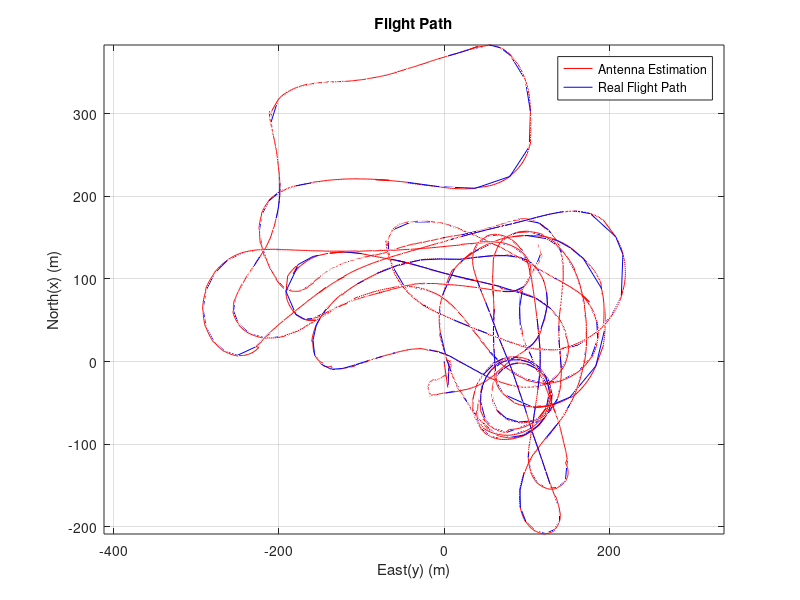

MATLAB code to generate this figure:
%% DATA IMPORT

%% tabula rasa
clear all
close all
clc

%% load data
importdata('datarecording_1432488783.csv')

flight_data=ans.data;

%% save to appropriate variables

timestamp = flight_data(:,1);

panPosition = flight_data(:,2);
tiltPosition = flight_data(:,3);

panCtrlType = flight_data(:,4);
panSetValue = flight_data(:,5);

tiltCtrlType = flight_data(:,6);
tiltSetValue = flight_data(:,7);

local_lat = flight_data(:,8);
local_lon = flight_data(:,9);
local_elev = flight_data(:,10);

object_lat = flight_data(:,11);
object_lon = flight_data(:,12);
object_elev = flight_data(:,13);

object_x = flight_data(:,14);
object_y = flight_data(:,15);
object_z = flight_data(:,16);

estObject_x = flight_data(:,17);
estObject_y = flight_data(:,18);
estObject_z = flight_data(:,19);

estObject_lat = flight_data(:,20);
estObject_lon = flight_data(:,21);
estObject_elev = flight_data(:,22);

time_vector=(timestamp-timestamp(1))*10^(-6);


%% calculate desired antenna angles
%{
% KF estimator
p_antenna=[0 0 0];
position_true = [pNE.signals.values(1:end,2) pNE.signals.values(1:end,1) pD.signals.values(1:end)];

pan_true=zeros(length(position_true),1);
tilt_true=pan_true;
range=pan_true;

for i=1:length(position_true)
[pan_true(i),tilt_true(i),range(i)]=antenna_angle(position_true(i,:),p_antenna);
end

% linear estimator

position_lin = [pos_fwc_x(1:end,1) pos_fwc_y(1:end,1) pos_fwc_z(1:end,1)];

pan_lin=zeros(length(position_lin),1);
tilt_lin=pan_lin;

for i=1:length(position_lin)
[pan_lin(i),tilt_lin(i),~]=antenna_angle(position_lin(i,:),p_antenna);
end

time_lin=0:0.1:(((1/Ts_kf*stoptime)+1-v)*Ts_kf)-Ts_kf;

% hold angles

position_hold = [pos_hold_x(1:end,1) pos_hold_y(1:end,1) pos_hold_z(1:end,1)];

pan_hold=zeros(length(position_hold),1);
tilt_hold=pan_hold;

for i=1:length(position_hold)
[pan_hold(i),tilt_hold(i),~]=antenna_angle(position_hold(i,:),p_antenna);
end

time_hold=0:0.1:(((1/Ts_kf*stoptime)+1-v)*Ts_kf)-Ts_kf;

%}
%% plots


% flight path

figure('color','w')
title('Flight Path')
set(gcf,'units','normalized','outerposition',[0 0 1 1])
hold on; grid on; box on;axis equal;
 
h1=plot3(estObject_x,estObject_y,estObject_z,'-r');
h2=plot3(object_x,object_y,object_z,'-b');

xlabel('East(y) (m)')
ylabel('North(x) (m)')
zlabel('Up(z) (m)')
legend([h1,h2],'Antenna Estimation','Real Flight Path')

% antenna angles
%{
panPosition_deg=epos2deg(panPosition);
tiltPosition_deg=epos2deg(tiltPosition);

figure('color','w')
title('Antenna Angles')
%set(gcf,'units','normalized','outerposition',[0 0 1 1])

ax1=subplot(2,1,1);
hold on; grid on; box on;
h4=plot(pNE.time,pan_true*180/pi,'-b');
h3=plot(time_vector,panSetValue,'-r');
h7=plot(time_lin,pan_lin*180/pi,'color',[0 0.8 0]);
%h9=plot(time_hold,pan_hold*180/pi,'m');
ylim([40 160])
xlabel('Time (s)')
ylabel('Pan Angle [degree]')
legend([h3,h4,h7],'KFestPosition','truePosition','linestPosition')
%legend([h3,h4,h7,h9],'KFestPosition','truePosition','linestPosition','holdangle')

ax2=subplot(2,1,2);
hold on; grid on; box on;
h6=plot(pNE.time,tilt_true*180/pi,'-b');
h5=plot(time_vector,tiltSetValue,'-r');
h8=plot(time_lin,tilt_lin*180/pi,'color',[0 0.8 0]);
%h10=plot(time_hold,tilt_hold*180/pi,'m');

xlabel('Time (s)')
ylabel('Tilt Angle [degree]')
legend([h5,h6,h8],'estPosition','truePosition','linestPosition')
%legend([h5,h6,h8,h10],'estPosition','truePosition','linestPosition','holdangle')

linkaxes([ax1,ax2],'x')


%% error calculation

x_error=0:0.1:100;

y_pan_true=interp1(pNE.time,pan_true*180/pi,x_error);
y_pan_est=interp1(time_vector,panSetValue,x_error);

y_tilt_true=interp1(pNE.time,tilt_true*180/pi,x_error);
y_tilt_est=interp1(time_vector,tiltSetValue,x_error);

y_range=interp1(pNE.time,range,x_error);

y_pan_lin=interp1(time_lin,pan_lin*180/pi,x_error);
y_tilt_lin=interp1(time_lin,tilt_lin*180/pi,x_error);

y_pan_hold=interp1(time_hold,pan_hold*180/pi,x_error);
y_tilt_hold=interp1(time_hold,tilt_hold*180/pi,x_error);


figure('color','w')
title('Antenna Angles')
%set(gcf,'units','normalized','outerposition',[0 0 1 1])

ax1=subplot(3,1,1);
hold on; grid on; box on;
h4=plot(x_error,abs(y_pan_true-y_pan_est),'-b');
h7=plot(x_error,abs(y_pan_true-y_pan_lin),'color',[0 0.8 0]);
%h9=plot(x_error,abs(y_pan_true-y_pan_hold),'m');
ylim([0 5])
xlabel('Time (s)')
ylabel('pan error [degree]')
legend([h4,h7],'KF estimator','linear estimator')
%legend([h4,h7,h9],'KF estimator','linear estimator','hold angles')

ax2=subplot(3,1,2);
hold on; grid on; box on;
h5=plot(x_error,abs(y_tilt_true-y_tilt_est),'-b');
h8=plot(x_error,abs(y_tilt_true-y_tilt_lin),'color',[0 0.8 0]);
%h10=plot(x_error,abs(y_tilt_true-y_tilt_hold),'m');
ylim([0 5])
xlabel('Time (s)')
ylabel('Tilt error [degree]')
legend([h5,h8],'KF estimator','linear estimator')
%legend([h5,h8,h10],'KF estimator','linear estimator','hold angles')

ax3=subplot(3,1,3);
hold on; grid on; box on;
h6=plot(x_error,y_range,'r');
xlabel('Time (s)')
ylabel('Range [m]')
legend([h6],'Range')

linkaxes([ax1,ax2,ax3],'x')
%}




